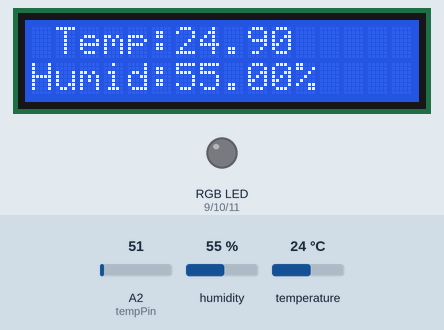
Recording of a sketch running on a simulated Arduino Uno, built with avr-gcc and run on an emulated ATmega328P. On the bench: 16×2 character LCD, an RGB LED mixed from three pins (HIGH = lit). The test bench sets the inputs (shaded band); at power-on: A2 (tempPin) = 51, humidity 55 %, temperature 24 °C. What the sketch prints to the serial monitor is not drawn.

Above: at 1.2 s.
1.3 s: A2 (tempPin) set to 61
At 11.3 s:
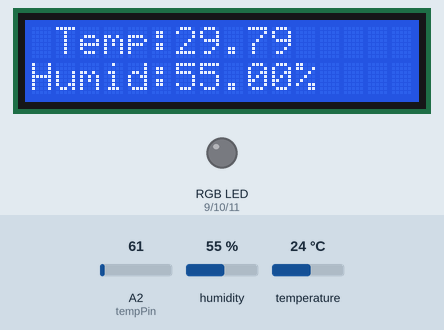
11.6 s: humidity set to 22 %
At 21.0 s:
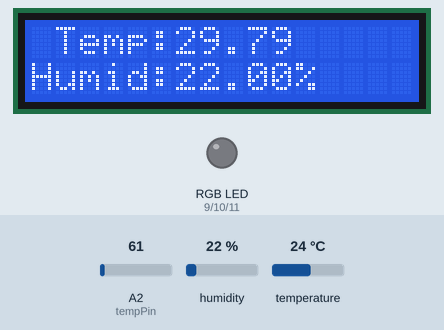
21.7 s: A2 (tempPin) set to 71
At 31.4 s:
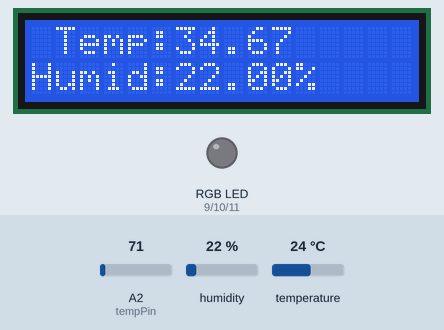
31.7 s: humidity set to 40 %
At 41.0 s:
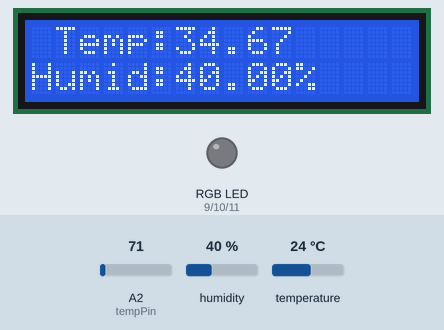
41.8 s: A2 (tempPin) set to 86
At 51.5 s:
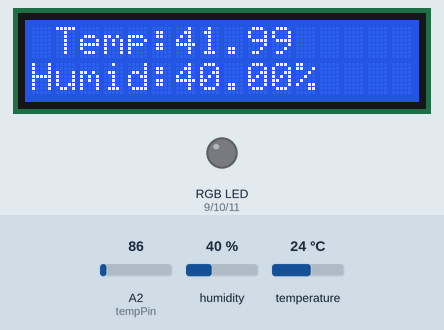
51.8 s: humidity set to 68 %
At 61.0 s:
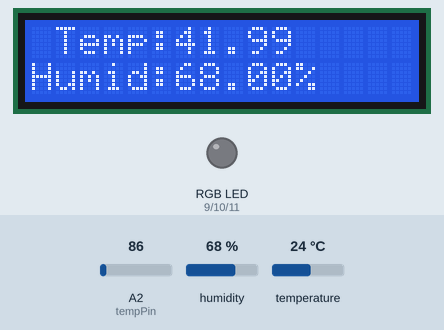
Timing chart, 0 to 62.5 s (numbered marks = the images above; inputs shaded):
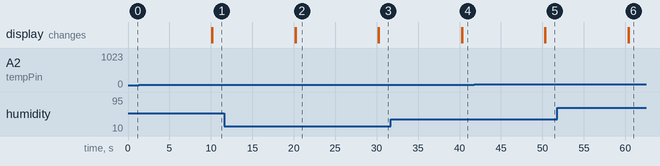

Measured:
- after the input at 1.3 s, the display: first differs from a run without the input after 8.9 s (image 1)
- after the input at 11.6 s, the display: first differs from a run without the input after 8.6 s (image 2)
- after the input at 21.7 s, the display: first differs from a run without the input after 8.6 s (image 3)
- after the input at 31.7 s, the display: first differs from a run without the input after 8.6 s (image 4)
- after the input at 41.8 s, the display: first differs from a run without the input after 8.6 s (image 5)
- after the input at 51.8 s, the display: first differs from a run without the input after 8.6 s (image 6)

The sketch:

LCD.ino
```cpp
#include "DHT.h"

#include <Wire.h>
#include <LCD.h>
#include <LiquidCrystal_I2C.h>

 //Define address for the Serial LCD display.
#define I2C_ADDR  0x3f  //If 0x3f doesn't work change this to 0x27
#define BACKLIGHT_PIN  3

//Initialise the Serial LCD.
LiquidCrystal_I2C lcd(I2C_ADDR, 2,1,0,4,5,6,7); //These pin numbers are hard coded in on the serial backpack board.
int tempPin = A2;     //The temperature sensor is plugged into pin A2 of the Arduino.
int data;             //This will store the data from the sensor.
int waitTime = 10000;  //Wait
int RGBRedPin = 9;    //The red RGB LED is connected pin 9 of the Arduino.
int RGBGreenPin = 10; //The green RGB LED is connected pin 10 of the Arduino.
int RGBBluePin = 11;
int DHT11Pin = 4;

DHT dht(DHT11Pin, DHT11);

void setup()
 {   pinMode(RGBRedPin, OUTPUT);    //Setup red RGB LED pin as an output pin.
  pinMode(RGBGreenPin, OUTPUT);  //Setup green RGB LED pin as an output pin.
  pinMode(RGBBluePin, OUTPUT);
    lcd.begin (16,2);     //Initalize the LCD.
    lcd.setBacklightPin(3,POSITIVE);//Setup the backlight.
    lcd.setBacklight(HIGH); //Switch on the backlight.
    lcd.clear();
    Serial.begin(9600);
    dht.begin();
 }

void loop(){

     data = analogRead(tempPin);        //Read from the temperature sensor
    Serial.println(data);                //This is the raw analog reading

  // Calculate and display temperature.
  float temp = (5.0 * data * 100.0) / 1024;
  float humidity = dht.readHumidity();
  lcd.setCursor(1,0);
 lcd.print("Temp:"); lcd.print(temp);
 lcd.setCursor(0,1);
 lcd.print("Humid:"); lcd.print(humidity); lcd.print("%");
  delay(waitTime);
  lcd.clear();
}
```
